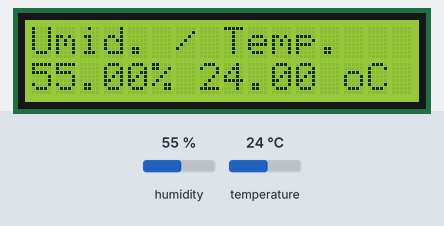
The sketch below on a simulated Arduino Uno, built with avr-gcc and run on an emulated ATmega328P. On the bench: 16×2 character LCD. Inputs (shaded band) come from the test bench; at power-on: humidity 55 %, temperature 24 °C. What the sketch prints to the serial monitor is not drawn.

Above: at 2.2 s.
2.3 s: humidity set to 22 %
At 4.0 s:
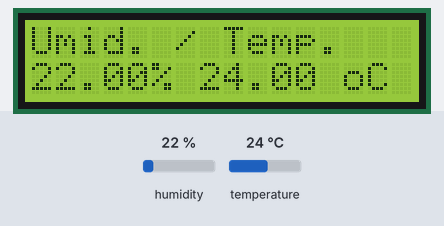
5.0 s: temperature set to 12 °C
At 6.6 s:
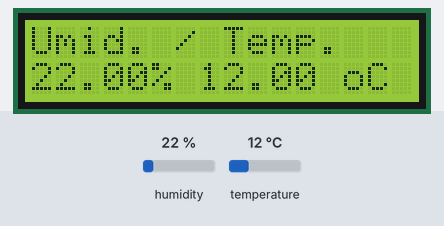
7.7 s: humidity set to 40 %
At 10.4 s:
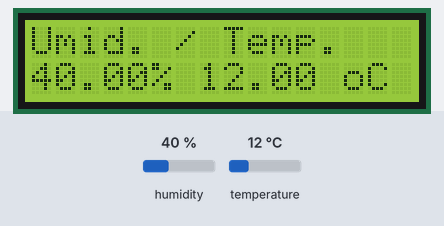
10.7 s: temperature set to 19 °C
At 12.0 s:
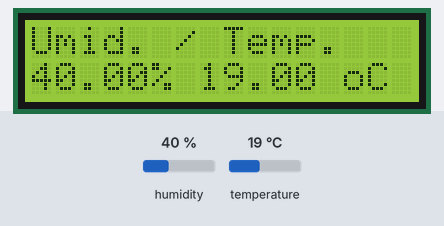
Timing chart, 0 to 13.7 s (numbered marks = the images above; inputs shaded):
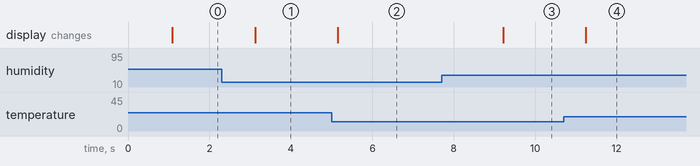

The sketch:

le_dht11_mostra_serial.ino
```cpp
//Programa : Sensor de umidade e temperatura DHT11
//Autor : Arduino e Cia

#include <dht.h>
#define dht_dpin A0 //Pino DATA do Sensor ligado na porta Analogica A1
#include<LiquidCrystal.h>;
LiquidCrystal lcd(12, 11, 5, 4, 3, 2);

dht DHT; //Inicializa o sensor

void setup()
{
  Serial.begin(9600);
  delay(1000);//Aguarda 1 seg antes de acessar as informações do sensor
  lcd.begin(16, 2);
}

void loop()
{
  DHT.read11(dht_dpin); //Lê as informações do sensor

    lcd.setCursor(0, 0);
    lcd.print("Umid. / Temp.");
    lcd.setCursor(0, 1);
    lcd.print(DHT.humidity);
    lcd.setCursor(5, 1);
    lcd.print("%");
    lcd.setCursor(7, 1);
    lcd.print(DHT.temperature);
    lcd.setCursor(13, 1);
    lcd.print("oC");


    Serial.print("Umidade = ");
    Serial.print(DHT.humidity);
    Serial.print(" %  ");
    Serial.print("Temperatura = ");
    Serial.print(DHT.temperature);
    Serial.println(" Celsius  ");
  delay(2000);  //Não diminuir muito este valor. O ideal é a leitura a cada 2 segundos
}
```

Measured:
- after the input at 2.3 s, the display: changes after 0.82 s (image 1)
- after the input at 5.0 s, the display: changes after 0.15 s (image 2)
- after the input at 7.7 s, the display: changes after 1.5 s (image 3)
- after the input at 10.7 s, the display: changes after 0.54 s (image 4)
